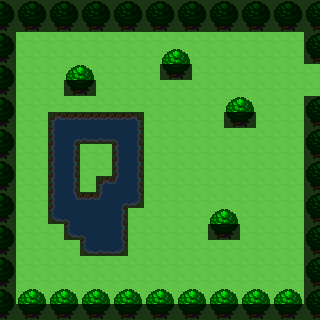

This game map was drawn from its Tiled (.tmx) file and the tilesets committed beside it. A one-line description and the full map source follow:
An orthogonal 20x20 tile map with 16x16 px tiles, 4 tile layers (タイル・レイヤー1, タイル・レイヤー 2, foreground, collision), 2 tilesets and 3 objects (playerStartPoint, ほげ, goMap1).

<map version="1.0" orientation="orthogonal" renderorder="right-down" width="20" height="20" tilewidth="16" tileheight="16" nextobjectid="4">
 <tileset firstgid="1" name="map1" tilewidth="16" tileheight="16" tilecount="640" columns="20">
  <image source="map1.png" width="320" height="512" />
 </tileset>
 <tileset firstgid="641" name="pad" tilewidth="16" tileheight="16" tilecount="72" columns="12">
  <image source="pad.png" width="200" height="100" />
 </tileset>
 <layer name="タイル・レイヤー1" width="20" height="20">
  <data encoding="csv">
323,323,323,323,323,323,323,323,323,323,323,323,323,323,323,323,323,323,323,323,
323,323,323,323,323,323,323,323,323,323,323,323,323,323,323,323,323,323,323,323,
323,323,323,323,323,323,323,323,323,323,323,323,323,323,323,323,323,323,323,323,
323,323,323,323,323,323,323,323,323,323,323,323,323,323,323,323,323,323,323,323,
323,323,323,323,323,323,323,323,323,323,323,323,323,323,323,323,323,323,323,323,
323,323,323,323,323,323,323,323,323,323,323,323,323,323,323,323,323,323,323,323,
323,323,323,323,323,323,323,323,323,323,323,323,323,323,323,323,323,323,323,323,
323,323,323,185,186,186,186,186,187,323,323,323,323,323,323,323,323,323,323,323,
323,323,323,205,167,226,226,168,207,323,323,323,323,323,323,323,323,323,323,323,
323,323,323,205,207,323,323,205,207,323,323,323,323,323,323,323,323,323,323,323,
323,323,323,205,207,323,323,205,207,323,323,323,323,323,323,323,323,323,323,323,
323,323,323,205,207,323,185,166,207,323,323,323,323,323,323,323,323,323,323,323,
323,323,323,205,165,186,166,167,227,323,323,323,323,323,323,323,323,323,323,323,
323,323,323,225,168,206,206,207,323,323,323,323,323,323,323,323,323,323,323,323,
323,323,323,323,225,168,206,207,323,323,323,323,323,323,323,323,323,323,323,323,
323,323,323,323,323,225,226,227,323,323,323,323,323,323,323,323,323,323,323,323,
323,323,323,323,323,323,323,323,323,323,323,323,323,323,323,323,323,323,323,323,
323,323,323,323,323,323,323,323,323,323,323,323,323,323,323,323,323,323,323,323,
323,323,323,323,323,323,323,323,323,323,323,323,323,323,323,323,323,323,323,323,
323,323,323,323,323,323,323,323,323,323,323,323,323,323,323,323,323,323,323,323
</data>
 </layer>
 <layer name="タイル・レイヤー 2" width="20" height="20">
  <data encoding="csv">
463,462,463,462,463,462,463,462,463,462,463,462,463,462,463,462,463,462,463,462,
483,482,483,482,483,482,483,482,483,482,483,482,483,482,483,482,483,482,483,482,
463,0,0,0,0,0,0,0,0,0,0,0,0,0,0,0,0,0,0,462,
483,0,0,0,0,0,0,0,0,0,0,0,0,0,0,0,0,0,0,482,
463,0,0,0,0,0,0,0,0,0,482,483,0,0,0,0,0,0,0,0,
483,0,0,0,482,483,0,0,0,0,0,0,0,0,0,0,0,0,0,0,
463,0,0,0,0,0,0,0,0,0,0,0,0,0,0,0,0,0,0,462,
483,0,0,0,0,0,0,0,0,0,0,0,0,0,482,483,0,0,0,482,
463,0,0,0,0,0,0,0,0,0,0,0,0,0,0,0,0,0,0,462,
483,0,0,0,0,0,0,0,0,0,0,0,0,0,0,0,0,0,0,482,
463,0,0,0,0,0,0,0,0,0,0,0,0,0,0,0,0,0,0,462,
483,0,0,0,0,0,0,0,0,0,0,0,0,0,0,0,0,0,0,482,
463,0,0,0,0,0,0,0,0,0,0,0,0,0,0,0,0,0,0,462,
483,0,0,0,0,0,0,0,0,0,0,0,0,0,0,0,0,0,0,482,
463,0,0,0,0,0,0,0,0,0,0,0,0,482,483,0,0,0,0,462,
483,0,0,0,0,0,0,0,0,0,0,0,0,0,0,0,0,0,0,482,
463,0,0,0,0,0,0,0,0,0,0,0,0,0,0,0,0,0,0,462,
483,0,0,0,0,0,0,0,0,0,0,0,0,0,0,0,0,0,0,482,
463,0,0,0,0,0,0,0,0,0,0,0,0,0,0,0,0,0,0,462,
483,482,483,482,483,482,483,482,483,482,483,482,483,482,483,482,483,482,483,482
</data>
 </layer>
 <layer name="foreground" width="20" height="20">
  <data encoding="csv">
0,0,0,0,0,0,0,0,0,0,0,0,0,0,0,0,0,0,0,0,
0,0,0,0,0,0,0,0,0,0,0,0,0,0,0,0,0,0,0,0,
0,0,0,0,0,0,0,0,0,0,0,0,0,0,0,0,0,0,0,0,
0,0,0,0,0,0,0,0,0,0,462,463,0,0,0,0,0,0,0,0,
0,0,0,0,462,463,0,0,0,0,0,0,0,0,0,0,0,0,0,0,
0,0,0,0,0,0,0,0,0,0,0,0,0,0,0,0,0,0,0,0,
0,0,0,0,0,0,0,0,0,0,0,0,0,0,462,463,0,0,0,0,
0,0,0,0,0,0,0,0,0,0,0,0,0,0,0,0,0,0,0,0,
0,0,0,0,0,0,0,0,0,0,0,0,0,0,0,0,0,0,0,0,
0,0,0,0,0,0,0,0,0,0,0,0,0,0,0,0,0,0,0,0,
0,0,0,0,0,0,0,0,0,0,0,0,0,0,0,0,0,0,0,0,
0,0,0,0,0,0,0,0,0,0,0,0,0,0,0,0,0,0,0,0,
0,0,0,0,0,0,0,0,0,0,0,0,0,0,0,0,0,0,0,0,
0,0,0,0,0,0,0,0,0,0,0,0,0,462,463,0,0,0,0,0,
0,0,0,0,0,0,0,0,0,0,0,0,0,0,0,0,0,0,0,0,
0,0,0,0,0,0,0,0,0,0,0,0,0,0,0,0,0,0,0,0,
0,0,0,0,0,0,0,0,0,0,0,0,0,0,0,0,0,0,0,0,
0,0,0,0,0,0,0,0,0,0,0,0,0,0,0,0,0,0,0,0,
0,462,463,462,463,462,463,462,463,462,463,462,463,462,463,462,463,462,463,0,
0,0,0,0,0,0,0,0,0,0,0,0,0,0,0,0,0,0,0,0
</data>
 </layer>
 <layer name="collision" width="20" height="20" opacity="0.73">
  <data encoding="csv">
59,59,59,59,59,59,59,59,59,59,59,59,59,59,59,59,59,59,59,59,
59,59,59,59,59,59,59,59,59,59,59,59,59,59,59,59,59,59,59,59,
59,0,0,0,0,0,0,0,0,0,0,0,0,0,0,0,0,0,0,59,
59,0,0,0,0,0,0,0,0,0,0,0,0,0,0,0,0,0,0,59,
59,0,0,0,0,0,0,0,0,0,59,59,0,0,0,0,0,0,0,0,
59,0,0,0,59,59,0,0,0,0,0,0,0,0,0,0,0,0,0,0,
59,0,0,0,0,0,0,0,0,0,0,0,0,0,0,0,0,0,0,59,
59,0,0,59,59,59,59,59,59,0,0,0,0,0,59,59,0,0,0,59,
59,0,0,59,59,59,59,59,59,0,0,0,0,0,0,0,0,0,0,59,
59,0,0,59,59,0,0,59,59,0,0,0,0,0,0,0,0,0,0,59,
59,0,0,59,59,0,0,59,59,0,0,0,0,0,0,0,0,0,0,59,
59,0,0,59,59,0,59,59,59,0,0,0,0,0,0,0,0,0,0,59,
59,0,0,59,59,59,59,59,59,0,0,0,0,0,0,0,0,0,0,59,
59,0,0,59,59,59,59,59,0,0,0,0,0,0,0,0,0,0,0,59,
59,0,0,0,59,59,59,59,0,0,0,0,0,59,59,0,0,0,0,59,
59,0,0,0,0,59,59,59,0,0,0,0,0,0,0,0,0,0,0,59,
59,0,0,0,0,0,0,0,0,0,0,0,0,0,0,0,0,0,0,59,
59,0,0,0,0,0,0,0,0,0,0,0,0,0,0,0,0,0,0,59,
59,0,0,0,0,0,0,0,0,0,0,0,0,0,0,0,0,0,0,59,
59,59,59,59,59,59,59,59,59,59,59,59,59,59,59,59,59,59,59,59
</data>
 </layer>
 <objectgroup name="オブジェクト・レイヤー 1">
  <object id="1" name="playerStartPoint" x="32" y="64" width="16" height="16" />
  <object id="2" name="eventArea1" type="ほげ" x="224" y="160" width="64" height="48">
   <properties>
    <property name="func" value="function(){alert('hoge');}" />
    <property name="message" value="イベントエリアに入りました" />
   </properties>
  </object>
  <object id="3" name="goMap1" x="304" y="64" width="16" height="32" />
 </objectgroup>
</map>
